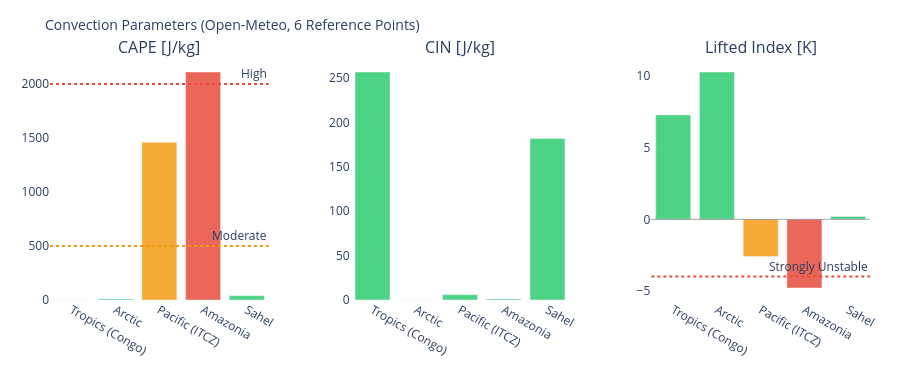

This figure's notebook cell:
### Markdown cell above
---
## 3. Visualizations

### Code cell
# ============================================================
# CAPE / CIN / LIFTED INDEX – Convection potential
# ============================================================

if not df_atm.empty:
    fig = make_subplots(
        rows=1, cols=3,
        subplot_titles=['CAPE [J/kg]', 'CIN [J/kg]', 'Lifted Index [K]'],
        horizontal_spacing=0.1
    )
    pts = df_atm['point'].tolist()
    pt_colors = ['#E85D24','#185FA5','#888780','#378ADD','#639922','#F2A623']

    # CAPE – höher = mehr Gewitterpotential
    cape_vals = df_atm['cape'].fillna(0).tolist()
    cape_colors = ['#e74c3c' if v > 2000 else '#f39c12' if v > 500 else '#2ecc71'
                   for v in cape_vals]
    fig.add_trace(go.Bar(x=pts, y=cape_vals, marker_color=cape_colors,
                         opacity=0.85, showlegend=False), row=1, col=1)
    fig.add_hline(y=2000, line_dash='dot', line_color='#e74c3c',
                  annotation_text='High', row=1, col=1)
    fig.add_hline(y=500,  line_dash='dot', line_color='#f39c12',
                  annotation_text='Moderate', row=1, col=1)

    # CIN – negativer = stärker gedeckelt (weniger Auslöse)
    cin_vals = df_atm['cin'].fillna(0).tolist()
    cin_colors = ['#e74c3c' if v < -200 else '#f39c12' if v < -50 else '#2ecc71'
                  for v in cin_vals]
    fig.add_trace(go.Bar(x=pts, y=cin_vals, marker_color=cin_colors,
                         opacity=0.85, showlegend=False), row=1, col=2)

    # Lifted Index – negativ = instabil
    li_vals = df_atm['li'].fillna(0).tolist()
    li_colors = ['#e74c3c' if v < -4 else '#f39c12' if v < 0 else '#2ecc71'
                 for v in li_vals]
    fig.add_trace(go.Bar(x=pts, y=li_vals, marker_color=li_colors,
                         opacity=0.85, showlegend=False), row=1, col=3)
    fig.add_hline(y=0, line_color='gray', line_width=0.7, row=1, col=3)
    fig.add_hline(y=-4, line_dash='dot', line_color='#e74c3c',
                  annotation_text='Strongly Unstable', row=1, col=3)

    fig.update_layout(
        title=dict(text='Convection Parameters (Open-Meteo, 6 Reference Points)', font=dict(size=14)),
        height=380, plot_bgcolor='rgba(0,0,0,0)', paper_bgcolor='rgba(0,0,0,0)',
        margin=dict(l=50, r=30, t=60, b=80)
    )
    fig.update_xaxes(tickangle=30)
    fig.show()

### Figure 1 — Plotly figure (JSON) as saved in the notebook; plotly's stock layout.template omitted (floating-point values rounded to 4 significant figures)
{"data": [{"marker": {"color": ["#2ecc71", "#2ecc71", "#f39c12", "#e74c3c", "#2ecc71"]}, "opacity": 0.85, "showlegend": false, "type": "bar", "x": ["Tropics (Congo)", "Arctic", "Pacific (ITCZ)", "Amazonia", "Sahel"], "xaxis": "x", "y": [0.0, 10.0, 1460.0, 2110.0, 40.0], "yaxis": "y"}, {"marker": {"color": ["#2ecc71", "#2ecc71", "#2ecc71", "#2ecc71", "#2ecc71"]}, "opacity": 0.85, "showlegend": false, "type": "bar", "x": ["Tropics (Congo)", "Arctic", "Pacific (ITCZ)", "Amazonia", "Sahel"], "xaxis": "x2", "y": [257.0, 0.0, 6.0, 1.0, 182.0], "yaxis": "y2"}, {"marker": {"color": ["#2ecc71", "#2ecc71", "#f39c12", "#e74c3c", "#2ecc71"]}, "opacity": 0.85, "showlegend": false, "type": "bar", "x": ["Tropics (Congo)", "Arctic", "Pacific (ITCZ)", "Amazonia", "Sahel"], "xaxis": "x3", "y": [7.3, 10.3, -2.6, -4.8, 0.2], "yaxis": "y3"}], "layout": {"annotations": [{"font": {"size": 16}, "showarrow": false, "text": "CAPE [J/kg]", "x": 0.1333, "xanchor": "center", "xref": "paper", "y": 1.0, "yanchor": "bottom", "yref": "paper"}, {"font": {"size": 16}, "showarrow": false, "text": "CIN [J/kg]", "x": 0.5, "xanchor": "center", "xref": "paper", "y": 1.0, "yanchor": "bottom", "yref": "paper"}, {"font": {"size": 16}, "showarrow": false, "text": "Lifted Index [K]", "x": 0.8667, "xanchor": "center", "xref": "paper", "y": 1.0, "yanchor": "bottom", "yref": "paper"}, {"showarrow": false, "text": "High", "x": 1, "xanchor": "right", "xref": "x domain", "y": 2000, "yanchor": "bottom", "yref": "y"}, {"showarrow": false, "text": "Moderate", "x": 1, "xanchor": "right", "xref": "x domain", "y": 500, "yanchor": "bottom", "yref": "y"}, {"showarrow": false, "text": "Strongly Unstable", "x": 1, "xanchor": "right", "xref": "x3 domain", "y": -4, "yanchor": "bottom", "yref": "y3"}], "height": 380, "margin": {"b": 80, "l": 50, "r": 30, "t": 60}, "paper_bgcolor": "rgba(0,0,0,0)", "plot_bgcolor": "rgba(0,0,0,0)", "shapes": [{"line": {"color": "#e74c3c", "dash": "dot"}, "type": "line", "x0": 0, "x1": 1, "xref": "x domain", "y0": 2000, "y1": 2000, "yref": "y"}, {"line": {"color": "#f39c12", "dash": "dot"}, "type": "line", "x0": 0, "x1": 1, "xref": "x domain", "y0": 500, "y1": 500, "yref": "y"}, {"line": {"color": "gray", "width": 0.7}, "type": "line", "x0": 0, "x1": 1, "xref": "x3 domain", "y0": 0, "y1": 0, "yref": "y3"}, {"line": {"color": "#e74c3c", "dash": "dot"}, "type": "line", "x0": 0, "x1": 1, "xref": "x3 domain", "y0": -4, "y1": -4, "yref": "y3"}], "title": {"font": {"size": 14}, "text": "Convection Parameters (Open-Meteo, 6 Reference Points)"}, "xaxis": {"anchor": "y", "domain": [0.0, 0.2667], "tickangle": 30}, "xaxis2": {"anchor": "y2", "domain": [0.3667, 0.6333], "tickangle": 30}, "xaxis3": {"anchor": "y3", "domain": [0.7333, 1.0], "tickangle": 30}, "yaxis": {"anchor": "x", "domain": [0.0, 1.0]}, "yaxis2": {"anchor": "x2", "domain": [0.0, 1.0]}, "yaxis3": {"anchor": "x3", "domain": [0.0, 1.0]}}}
